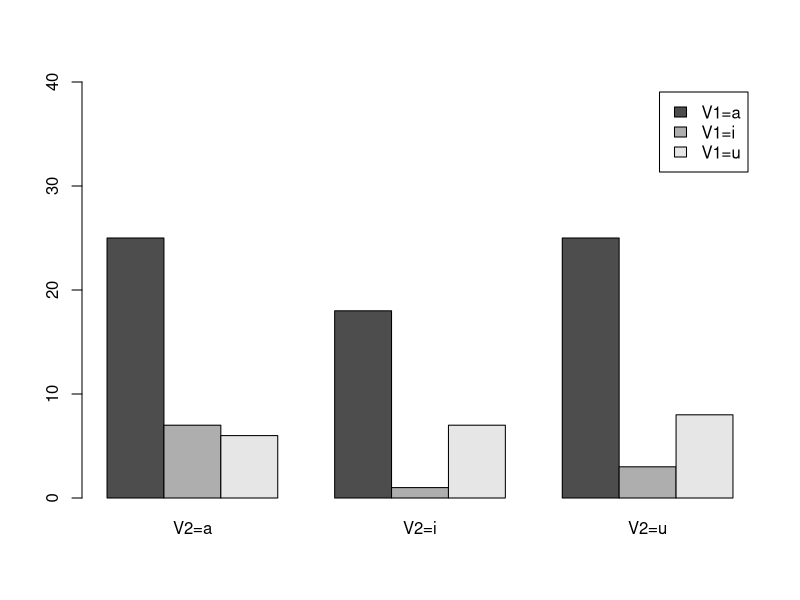
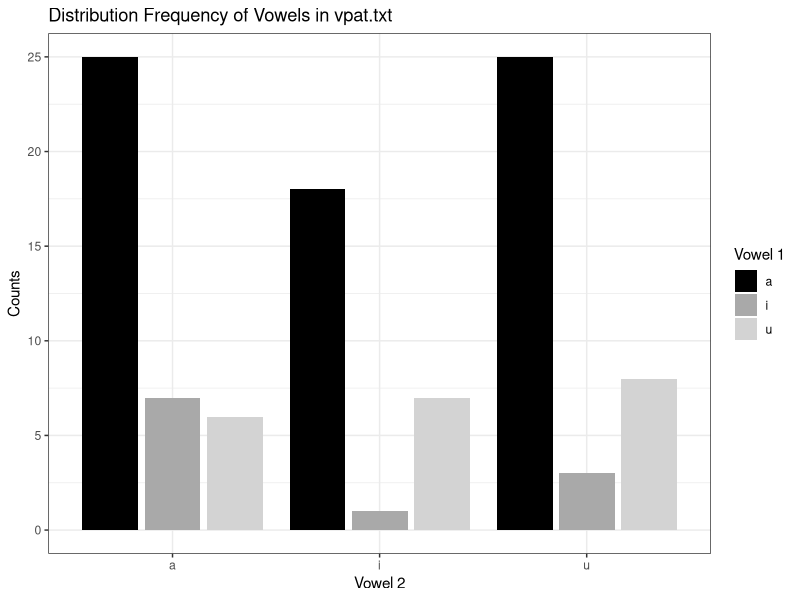
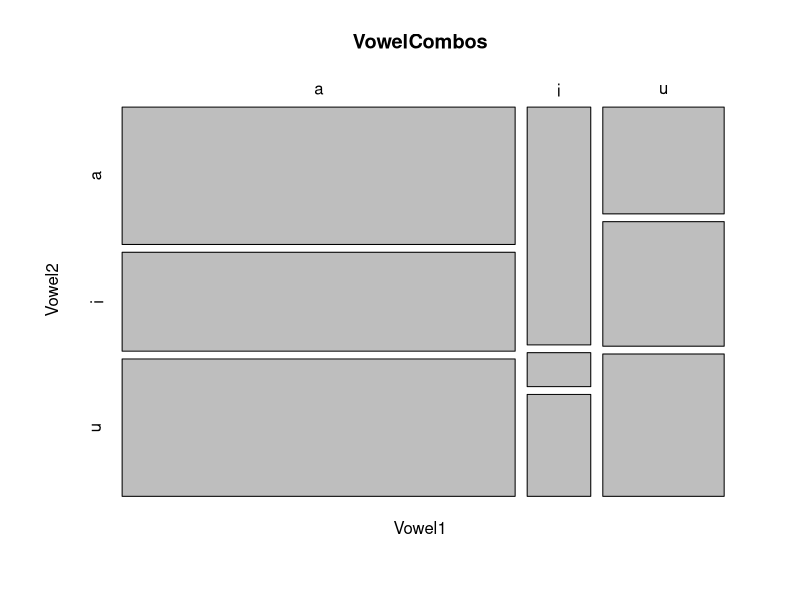
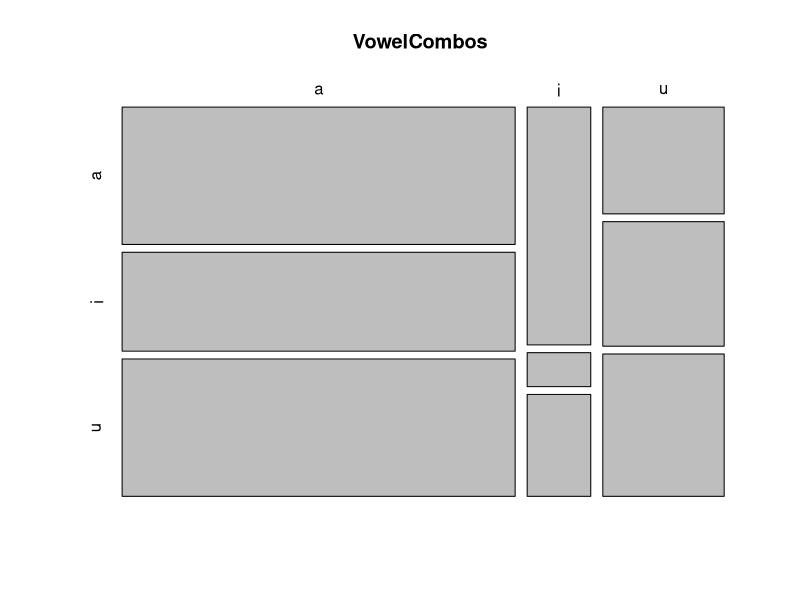
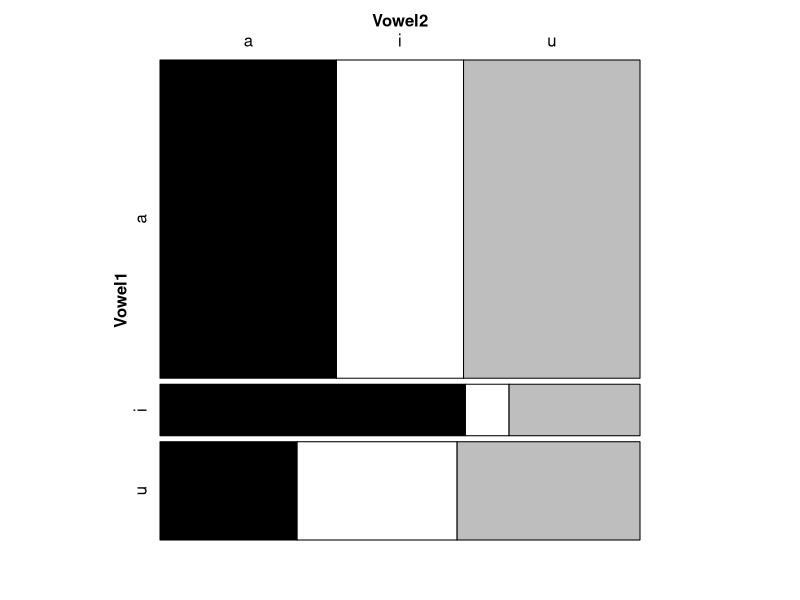
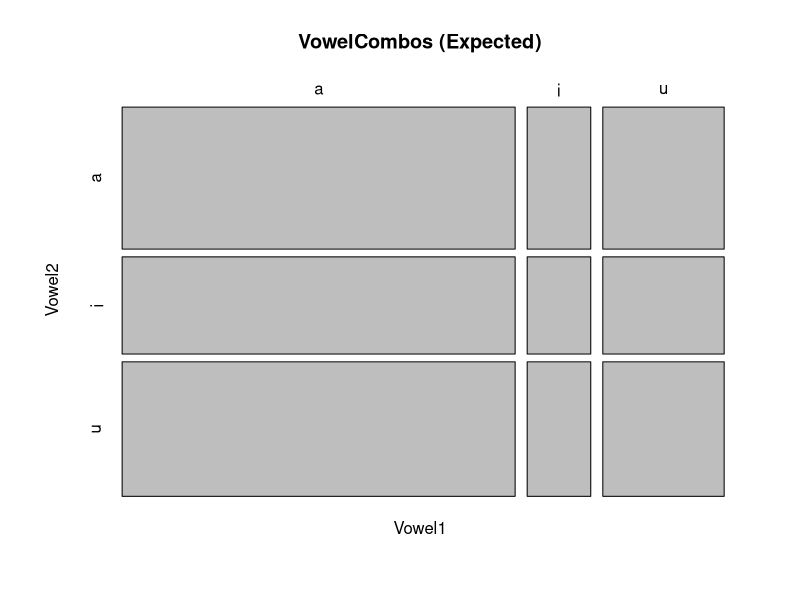

R code for these plots, in order:
# 記得先設定工作目錄！

# 第二節
# 示範
vpat = read.table("vpat.txt")	# 沒有標題列，所以不需加入header = T
colnames(vpat) = "Words"		  # 變更唯一的欄位名稱
# 從Words欄位取出第二個字元做為第一個母音、存入Vowel1欄位
# substring()函數裡的三個參數分別為字串或字串向量、子字串的起點、子字串的終點
vpat$Vowel1 = substring(vpat$Words, 2, 2)
# 從Words欄位取出第四個字元做為第二個母音、存入Vowel2欄位
vpat$Vowel2 = substring(vpat$Words, 4, 4)
# 檢查資料框的架構，應該要有Words、Vowel1、Vowel2三個欄位
head(vpat)	

# xtabs()產生矩陣(matrix)
VowelCombos.mat = xtabs(~ Vowel1 + Vowel2, data = vpat)
VowelCombos.mat # 檢視矩陣物件內容

# table()產生列聯表
VowelCombos.tab = table(vpat$Vowel1, vpat$Vowel2)
VowelCombos.tab # 檢視列聯表物件內容

# 轉置後的矩陣
VCM = t(VowelCombos.mat)	
# 使用apply()函數計算VCM物件裡第1個邊際(「每一列」)的總和(sum)
row.total = apply(VCM, 1, sum)
# 計算的結果存入RowTotal物件裡，並利用cbind()函數將此物件做為欄位與VCM矩陣合併
VCM.marg = cbind(VCM, RowTotal = row.total)
# 使用apply()函數計算VCM.marg物件裡第2個邊際(「每一欄」)的總和(sum)
col.total = apply(VCM.marg, 2, sum)
# 總和存入ColTotal物件裡，並利用rbind()函數將此物件做為列與VCM.marg矩陣合併
VCM.marg = rbind(VCM.marg, ColTotal = col.total)
# 檢視成果
VCM.marg

# 將頻率呈現為長條圖
barplot(VowelCombos.mat,  		               		  # 使用矩陣物件的資料
        beside = T,	  				                    # 將長條水平並列，而不是上下相疊
        names.arg = c("V2=a", "V2=i", "V2=u"),	  # X軸的類別名稱
        legend.text = c("V1=a", "V1=i", "V1=u"),	# 圖例的名稱
        ylim = c(0, 40),				                  # 設定Y軸的範圍避免圖例擋到長條
        ylabs = "Counts"				                  # 設定Y軸的文字標籤
)

# 練習一
# 步驟一
VMC.df = as.data.frame(VowelCombos.mat)

library(ggplot2)

# 步驟二
ggplot(data = VMC.df, mapping = aes(x = Vowel2, y = Freq, 
                                    group = Vowel1, fill = Vowel1)) +
  # 步驟三
  geom_bar(position = position_dodge2(), stat = "identity") +
  # 步驟四
  scale_fill_manual(values = c("black", "darkgrey", "lightgrey")) +
  # 步驟五
  labs(title = "Distribution Frequency of Vowels in vpat.txt", 
       x = "Vowel 2", y = "Counts", fill = "Vowel 1") +
  # 步驟六
  theme_bw()

# 繪製馬賽克圖，以比例方式呈現列聯表資訊
# 以cex參數調整字體大小
mosaicplot(VowelCombos.mat, cex = 1, main = "VowelCombos") 
# 使用table()產生的列聯表繪製馬賽克圖會少了些資訊
mosaicplot(VowelCombos.tab, cex = 1, main = "VowelCombos")

# 使用vcs套件繪製資訊更豐富的馬賽克圖
# 假設你還沒安裝vcd套件的話，就先安裝，也別忘了載入套件！
install.packages("vcd", dependencies = T, ask = F)	
library(vcd)				
# 使用矩陣物件。highlighting參數決定根據哪個因子強調差異，並設定強調差異的拼貼顏色
mosaic(VowelCombos.mat, highlighting = "Vowel2",
         highlighting_fill = c("black", "white", "grey"))

# 產生預期平均分佈的矩陣並繪製對應的馬賽克圖
VowelCombos.exp = VowelCombos.mat 	# 複製舊的矩陣物件，以便保留列與欄的名稱
# 建立一個3x3的新矩陣，並取代複製物件中的矩陣數值，但保留列與欄的名稱
VowelCombos.exp[,] = matrix(c(25.84, 4.18, 7.98,
                              17.68, 2.86, 5.46,
                              24.48, 3.96, 7.56), ncol = 3)
VowelCombos.exp 				           # 檢查平均分佈的列聯表
# 產生預期平均分佈的馬賽克圖
mosaicplot(VowelCombos.exp, cex = 1, main = "VowelCombos (Expected)")

# 三之二節
# 使用卡方檢定驗證實驗觀察到的雙詞頻率是否顯著不同於理論的雙詞分佈
bobo = c(24, 21, 43, 12)		    # 將實際觀察到的分佈儲存為一個向量物件
chance = c(2/9, 2/9, 4/9, 1/9)	# 將每個類別對應的預期分佈機率儲存為另一向量
chisq.test(bobo, p = chance)	  # 第一個參數為實際資料，第二個參數p為預期機率
#    Chi-squared test for given probabilities
#
# data:  bobo
# X-squared = 0.3275, df = 3, p-value = 0.9548
